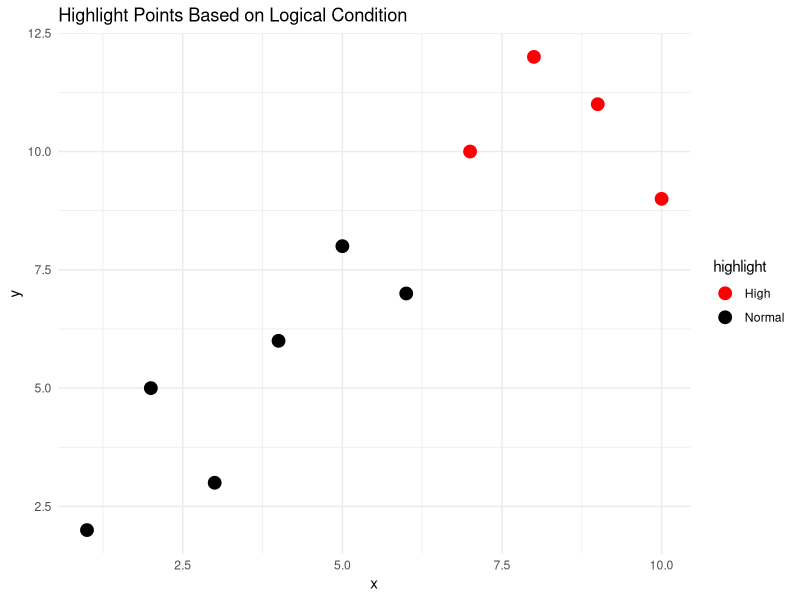

Source code (R):
library(ggplot2)

data <- data.frame( x = 1:10, y = c(2, 5, 3, 6, 8, 7, 10, 12, 11, 9))

data$highlight <- ifelse(data$y > 8, "High", "Normal")
print(data)

p <- ggplot(data, aes(x = x, y = y, color = highlight)) +
  geom_point(size = 4) +
  scale_color_manual(values = c("High" = "red", "Normal" = "black")) +
  ggtitle("Highlight Points Based on Logical Condition") +
  theme_minimal()

print(p)
